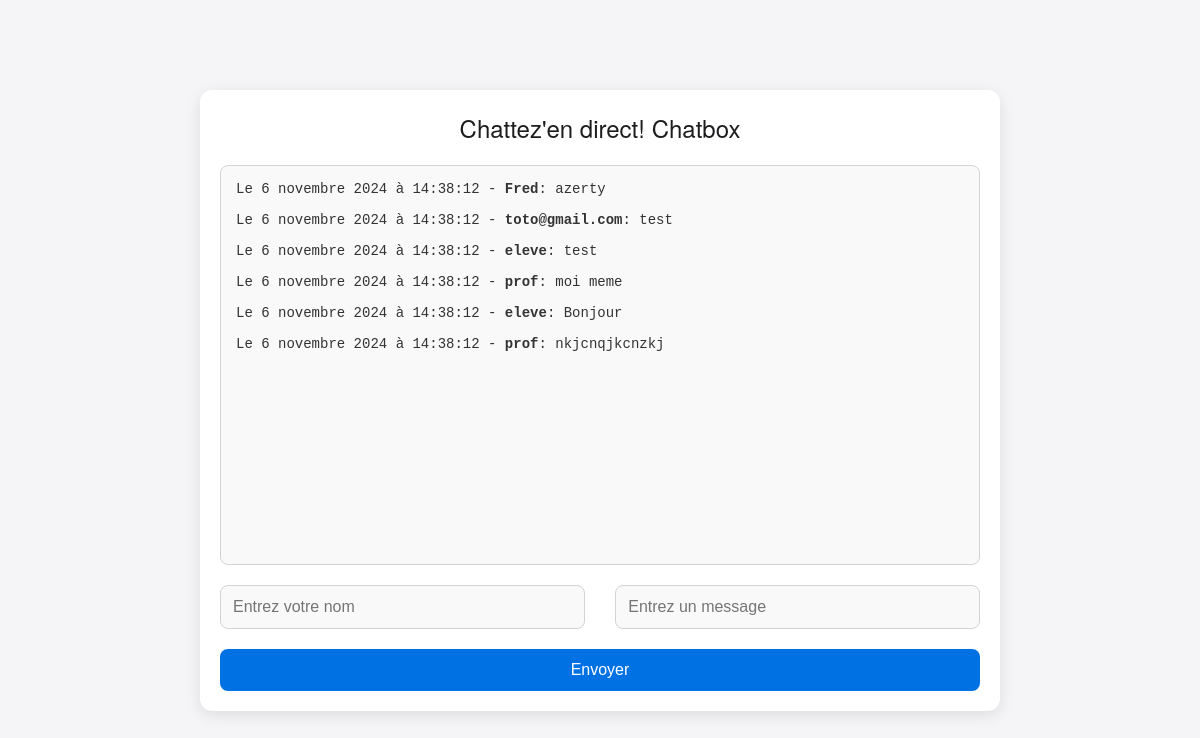
The page /php/home.php (signed in) on the database its author committed.
### tables this page shows
CREATE TABLE messages (
    id INT AUTO_INCREMENT PRIMARY KEY,
    name VARCHAR(100) NOT NULL,
    message TEXT NOT NULL,
    timestamp TIMESTAMP DEFAULT CURRENT_TIMESTAMP
);

### php/db.php (called while the page is built, shortened)
<?php
function formatDateToFrench($date)
{
    $months = [
        'January' => 'janvier',
        'February' => 'février',
        'March' => 'mars',
        'April' => 'avril',
        'May' => 'mai',
        'June' => 'juin',
        'July' => 'juillet',
        'August' => 'août',
        'September' => 'septembre',
        'October' => 'octobre',
        'November' => 'novembre',
        'December' => 'décembre'
    ];
    $dateTime = new DateTime($date);
    $formattedDate = $dateTime->format('j F Y à H:i:s');
    foreach ($months as $english => $french) {
        $formattedDate = str_replace($english, $french, $formattedDate);
    }
    return 'Le ' . $formattedDate;
}
?>

### php/home.php (the view, shortened to what this page needs)
<?php
include 'db.php';
$stmt = $pdo->query("SELECT * FROM messages ORDER BY timestamp DESC");
$messages = $stmt->fetchAll();
?>
<!DOCTYPE html>
<html lang="fr">
<head>
    <link rel="stylesheet" href="../css/styles.css">
</head>
<body>
    <div class="chatbox">
        <h1>Chattez'en direct! Chatbox</h1>
        <div class="chat-messages">
            <?php foreach ($messages as $message): ?>
                <?php
                $formattedDate = formatDateToFrench($message['timestamp']);
                ?>
                <p><?= $formattedDate ?> - <strong><?= htmlspecialchars($message['name']) ?></strong>:
                    <?= htmlspecialchars($message['message']) ?>
                </p>
            <?php endforeach; ?>
        </div>
        <form action="send_message.php" method="post">
            <div class="chat-input">
                <input type="text" name="name" placeholder="Entrez votre nom" class="input-name" required>
                <input type="text" name="message" placeholder="Entrez un message" class="input-message" required>
            </div>
            <div class="send-button">
                <button type="submit">Envoyer</button>
            </div>
        </form>
    </div>
</body>
</html>

### css/styles.css (style rules this page uses)
* { margin: 0; padding: 0; box-sizing: border-box; }
body { font-family: 'Helvetica Neue', Helvetica, Arial, sans-serif; background-color: #f5f5f7; display: flex; justify-content: center; align-items: center; height: 100vh; padding: 20px; }
.chatbox { width: 800px; border-radius: 12px; box-shadow: 0 4px 15px rgba(0, 0, 0, 0.1); background-color: #ffffff; overflow: hidden; padding: 20px; margin: 20px; }
h1 { color: #1d1d1f; font-weight: 500; font-size: 24px; text-align: center; margin-bottom: 20px; }
.chat-messages { width: 100%; height: 400px; padding: 15px; background-color: #f9f9f9; border: 1px solid #d2d2d7; border-radius: 8px; overflow-y: scroll; font-family: 'SF Mono', 'Courier New', Courier, monospace; }
.chat-messages p { font-size: 14px; color: #333; margin-bottom: 15px; }
.chat-input { display: flex; justify-content: space-between; margin-top: 20px; }
.input-name, .input-message { width: 48%; padding: 12px; border: 1px solid #d2d2d7; border-radius: 8px; background-color: #f9f9f9; font-size: 16px; transition: border-color 0.3s ease; }
.send-button { margin-top: 20px; text-align: center; width: 100%; }
button { width: 100%; padding: 12px; background-color: #0071e3; color: #ffffff; border: none; border-radius: 8px; font-size: 16px; cursor: pointer; transition: background-color 0.3s ease; }

### rows shown on the page
messages: timestamp "Le 6 novembre 2024 à 14:38:12", name "Fred", message "azerty"
messages: timestamp "Le 6 novembre 2024 à 14:38:12", name "toto@gmail.com", message "test"
messages: timestamp "Le 6 novembre 2024 à 14:38:12", name "eleve", message "test"
messages: timestamp "Le 6 novembre 2024 à 14:38:12", name "prof", message "moi meme"
messages: timestamp "Le 6 novembre 2024 à 14:38:12", name "eleve", message "Bonjour"
messages: timestamp "Le 6 novembre 2024 à 14:38:12", name "prof", message "nkjcnqjkcnzkj"
